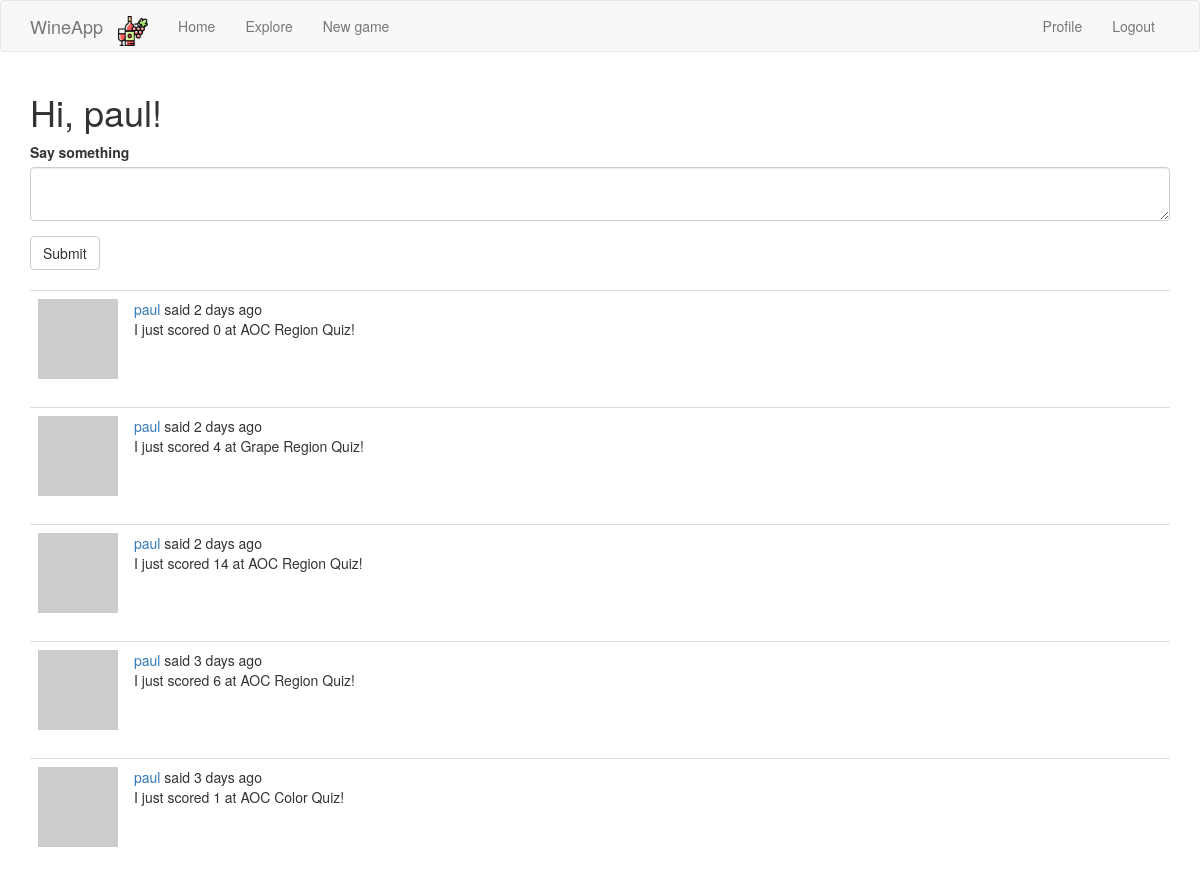
Before: /index (signed in, upper part) with the older database file.
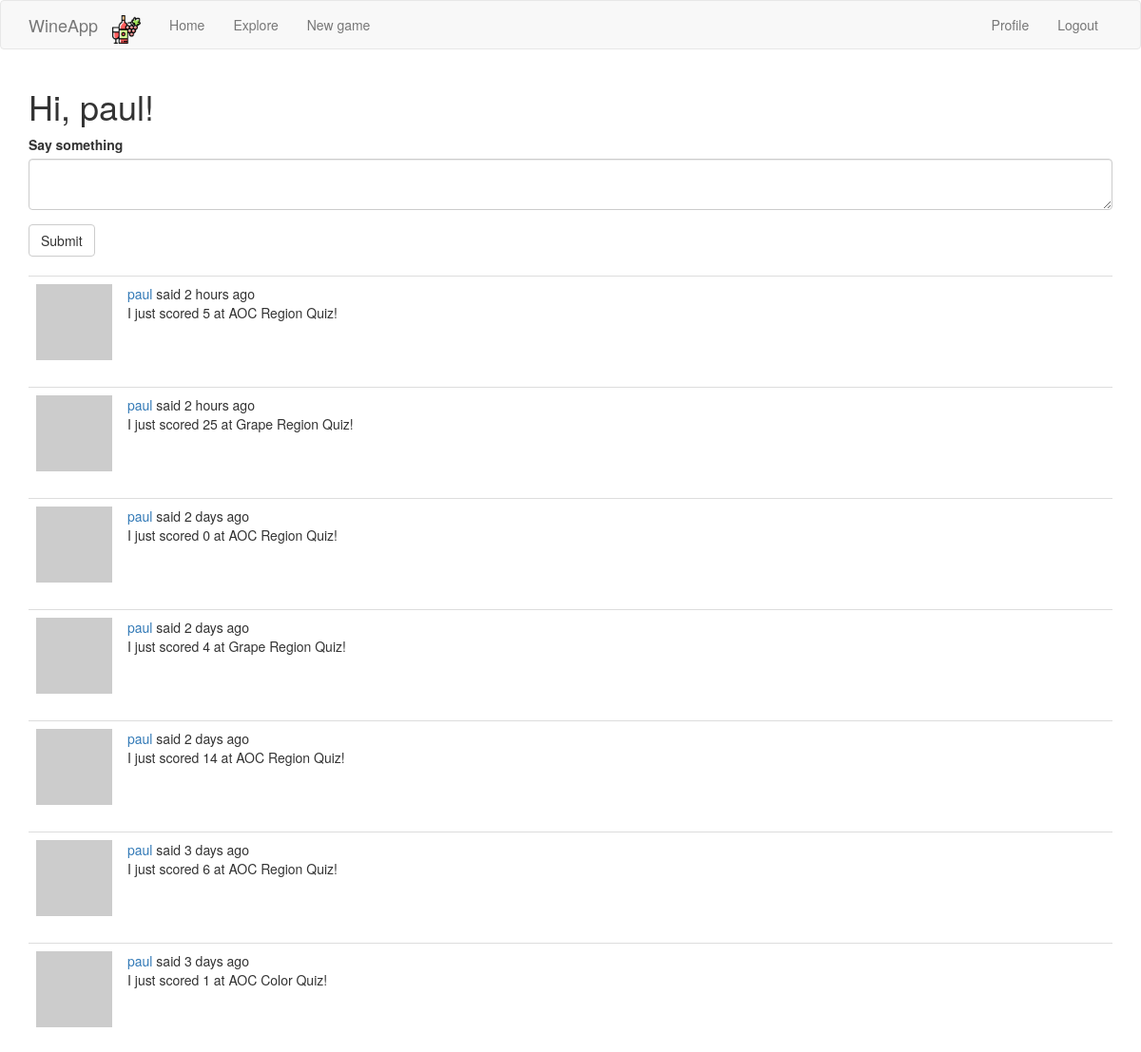
After: the same page with the newer database file.
### app/models.py (models this page shows, shortened)
class User(UserMixin, db.Model):
    id = db.Column(db.Integer, primary_key=True)
    username = db.Column(db.String(64), index=True, unique=True)
    email = db.Column(db.String(120), index=True, unique=True)
    password_hash = db.Column(db.String(128))
    posts = db.relationship('Post', backref='author', lazy='dynamic')
    about_me = db.Column(db.String(140))
    last_seen = db.Column(db.DateTime, default=datetime.utcnow)
    followed = db.relationship(
        'User', secondary=followers,
        primaryjoin=(followers.c.follower_id == id),
        secondaryjoin=(followers.c.followed_id == id),
        backref=db.backref('followers', lazy='dynamic'), lazy='dynamic')
    def avatar(self, size):
        digest = md5(self.email.lower().encode('utf-8')).hexdigest()
        return 'https://www.gravatar.com/avatar/{}?d=identicon&s={}'.format(
            digest, size)
    def followed_posts(self):
        followed = Post.query.join(
            followers, (followers.c.followed_id == Post.user_id)).filter(
                followers.c.follower_id == self.id)
        own = Post.query.filter_by(user_id=self.id)
        return followed.union(own).order_by(Post.timestamp.desc())

class Post(db.Model):
    id = db.Column(db.Integer, primary_key=True)
    body = db.Column(db.String(140))
    timestamp = db.Column(db.DateTime, index=True, default=datetime.utcnow)
    user_id = db.Column(db.Integer, db.ForeignKey('user.id'))
    language = db.Column(db.String(5))

### app/main/routes.py (the view, shortened to what this page needs)
@bp.route('/', methods=['GET', 'POST'])
@bp.route('/index', methods=['GET', 'POST'])
@login_required
def index():
    form = PostForm()
    page = request.args.get('page', 1, type=int)
    posts = current_user.followed_posts().paginate(
        page, current_app.config['POSTS_PER_PAGE'], False)
    next_url = url_for('main.index', page=posts.next_num) \
        if posts.has_next else None
    prev_url = url_for('main.index', page=posts.prev_num) \
        if posts.has_prev else None
    return render_template('index.html', title=_('Home'), form=form,
                           posts=posts.items, next_url=next_url,
                           prev_url=prev_url)

### app/main/forms.py
class PostForm(FlaskForm):
    post = TextAreaField(_l('Say something'), validators=[DataRequired()])
    submit = SubmitField(_l('Submit'))

### app/main/routes.py (called while the page is built)
@bp.before_app_request
def before_request():
    if current_user.is_authenticated:
        current_user.last_seen = datetime.utcnow()
        db.session.commit()
    g.locale = str(get_locale())

### app/models.py (called while the page is built)
@login.user_loader
def load_user(id):
    return User.query.get(int(id))

### app/templates/index.html (shortened to what this page needs)
{% extends "base.html" %}
{% import 'bootstrap/wtf.html' as wtf %}
{% block app_content %}
    <h1>{{ _('Hi, %(username)s!', username=current_user.username) }}</h1>
    {% if form %}
    {{ wtf.quick_form(form) }}
    <br>
    {% endif %}
    {% for post in posts %}
        {% include '_post.html' %}
    {% endfor %}
{% endblock %}

### app/templates/base.html (shortened to what this page needs)
{% extends 'bootstrap/base.html' %}
{% block navbar %}
<nav class="navbar navbar-default">
    <div class="container">
        <div class="navbar-header">
            <a class="navbar-brand" href="{{ url_for('main.index') }}">WineApp</a>
        </div>
        <div class="collapse navbar-collapse" id="bs-example-navbar-collapse-1">
            <ul class="nav navbar-nav">
                <li><a href="{{ url_for('main.index') }}" class="navbar-brand">
                    <img src="/static/bottle_red_wine.png" style="height:30px;margin:0px;padding:0px;">
                </a></li>
                <li><a href="{{ url_for('main.index') }}">{{ _('Home') }}</a></li>
                <li class="nav-item dropdown">
                    <a class="nav-link dropdown-toggle" href="#" id="navbarDropdown" role="button"
                       data-toggle="dropdown" aria-haspopup="true" aria-expanded="false">
                        Explore
                    </a>
                </li>
                <li><a href="{{ url_for('main.new_game') }}">{{ _('New game') }}</a></li>
            </ul>
            <ul class="nav navbar-nav navbar-right">
                {% if current_user.is_anonymous %}
                <li><a href="{{ url_for('auth.login') }}">{{ _('Login') }}</a></li>
                {% else %}
                <li><a href="{{ url_for('main.user', username=current_user.username) }}">{{ _('Profile') }}</a></li>
                <li><a href="{{ url_for('auth.logout') }}">{{ _('Logout') }}</a></li>
                {% endif %}
            </ul>
        </div>
    </div>
</nav>
{% endblock %}
{% block content %}
<div class="container">
    {% block app_content %}{% endblock %}
</div>
{% endblock %}

### app/templates/_post.html (shortened to what this page needs)
    <table class="table table-hover">
        <tr>
            <td width="70px">
                <a href="{{ url_for('main.user', username=post.author.username) }}">
                    <img src="{{ post.author.avatar(70) }}" />
                </a>
            </td>
            <td>
                {{ _('%(username)s said %(when)s',
                    username=user_link, when=moment(post.timestamp).fromNow()) }}
                <br>
                <span id="post{{ post.id }}">{{ post.body }}</span>
            </td>
        </tr>
    </table>

Changed rows visible on the page:
added Post: body "I just scored 5 at AOC Region Quiz!"
added Post: body "I just scored 25 at Grape Region Quiz!"
